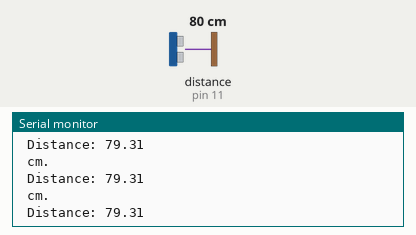
The sketch below on a simulated Arduino Uno, built with avr-gcc and run on an emulated ATmega328P. On the bench: the last lines printed to the serial monitor. Wiring (inferred from the names in the program): ultrasonic range finder: trigger pin 12; echo pin 11. Inputs (shaded band) come from the test bench; at power-on: distance to the obstacle (sensor on pin 11) 80 cm. The echo pulse lasts 58.3 µs per cm.

Above: at 1.2 s.
1.3 s: distance to the obstacle (sensor on pin 11) set to 60 cm
At 2.46 s:
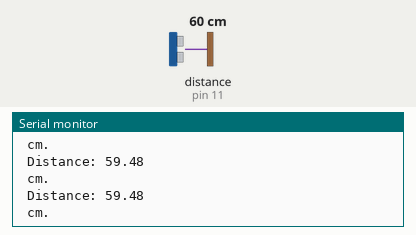
4.3 s: distance to the obstacle (sensor on pin 11) set to 18 cm
At 4.37 s:
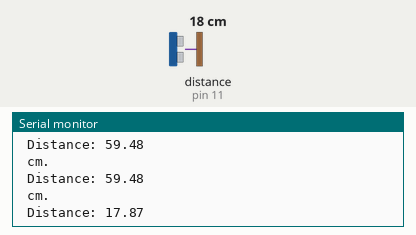
7.3 s: distance to the obstacle (sensor on pin 11) set to 299 cm
At 7.38 s:
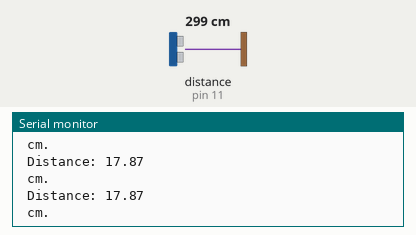
Timing chart, 0 to 10.3 s (numbered marks = the images above; inputs shaded):
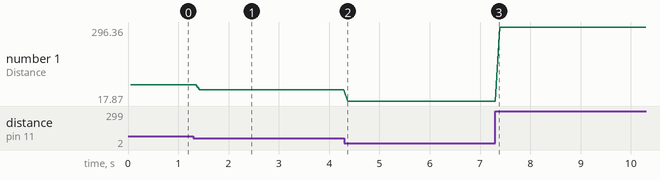

The sketch:

ultrasonic_HC-SRO34.ino
```cpp
int trigPin= 12;
int echoPin= 11;
float duration;
float distance;
void setup() {
 Serial.begin(9600);
 pinMode(trigPin, OUTPUT);
 pinMode(echoPin, INPUT);

}

void loop() {
 digitalWrite(trigPin, LOW);
 delayMicroseconds(5);
 digitalWrite(trigPin, HIGH);
 delayMicroseconds(10);
 digitalWrite(trigPin, LOW);
 duration=pulseIn(echoPin, HIGH);
 delay(50);
 distance=duration*0.017;
 Serial.print(" Distance: ");
 Serial.println(distance);
 Serial.println(" cm.");
 delay(25);

}
```

Measured:
- after the input at 1.3 s, the serial monitor: prints a new line after 0.13 s (image 1)
- after the input at 4.3 s, the serial monitor: prints a new line after 0.07 s (image 2)
- plotted number 1: 79.31 → 59.48 after the input at 1.3 s, 59.48 → 17.87 after the input at 4.3 s, 17.87 → 296.04 after the input at 7.3 s
